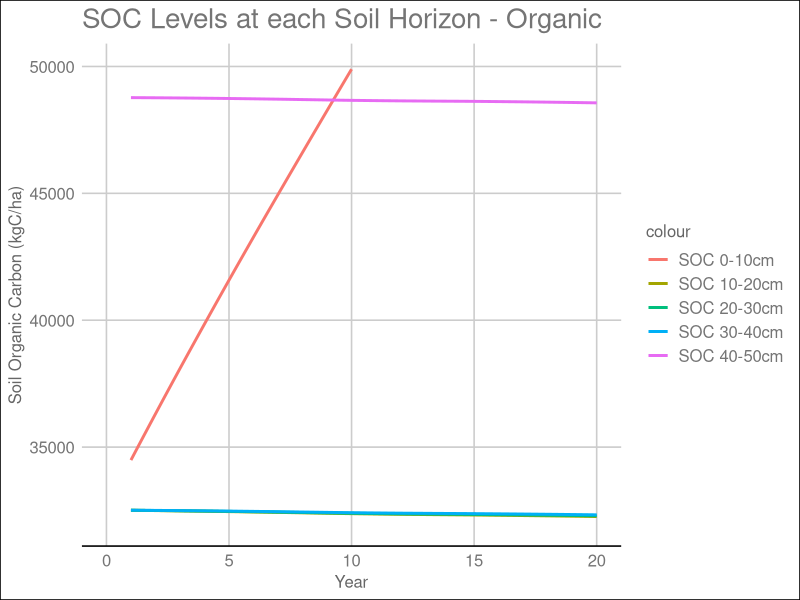
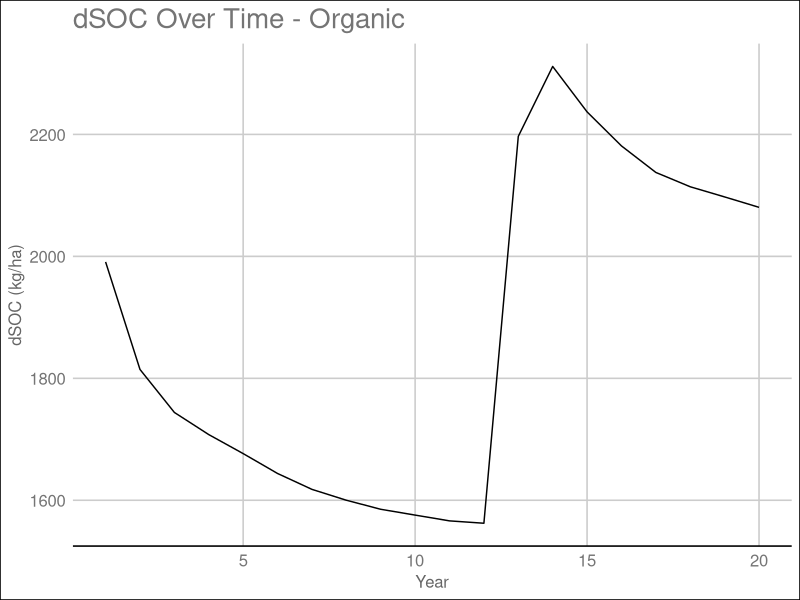
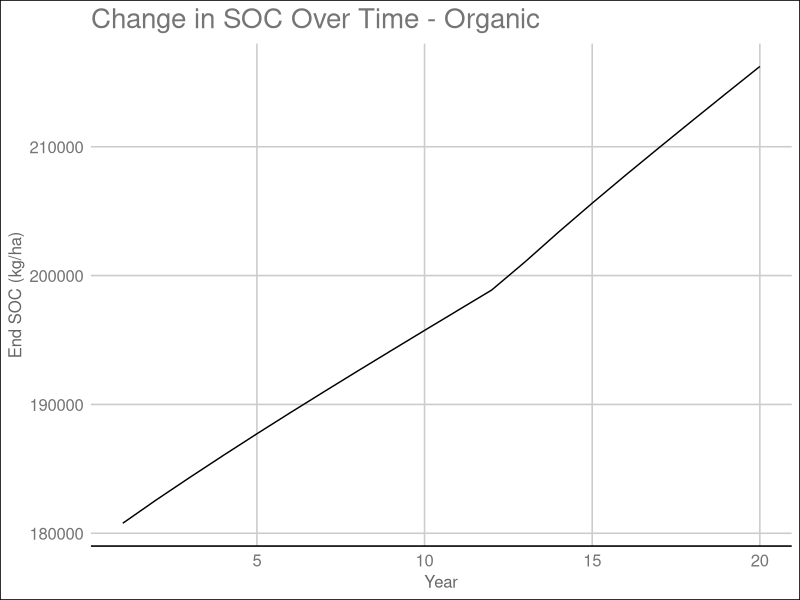
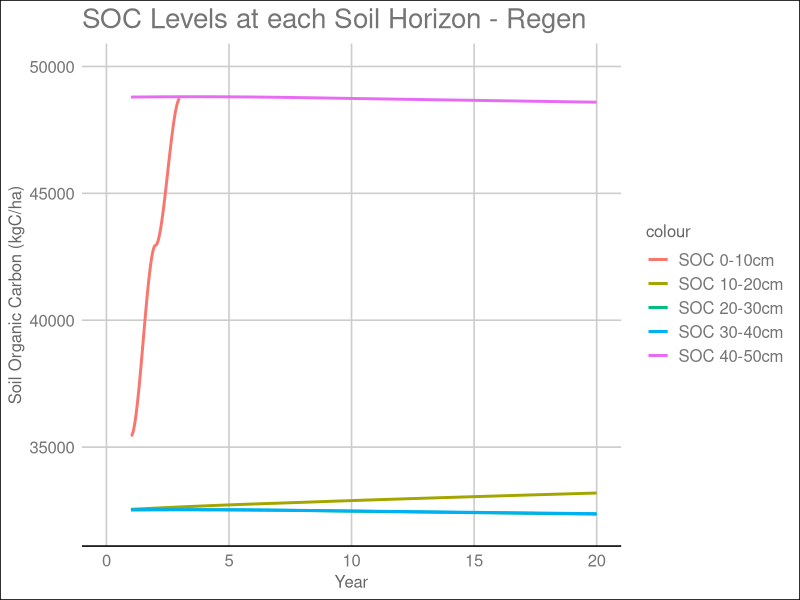
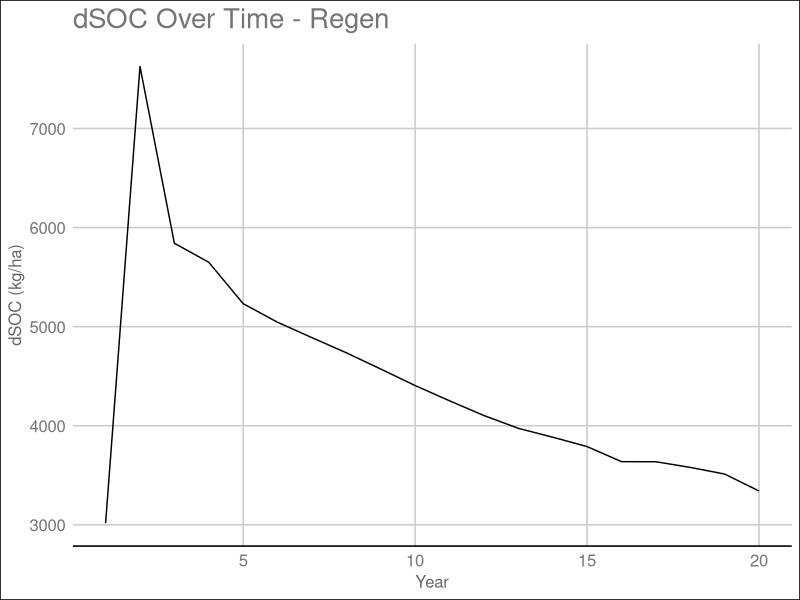
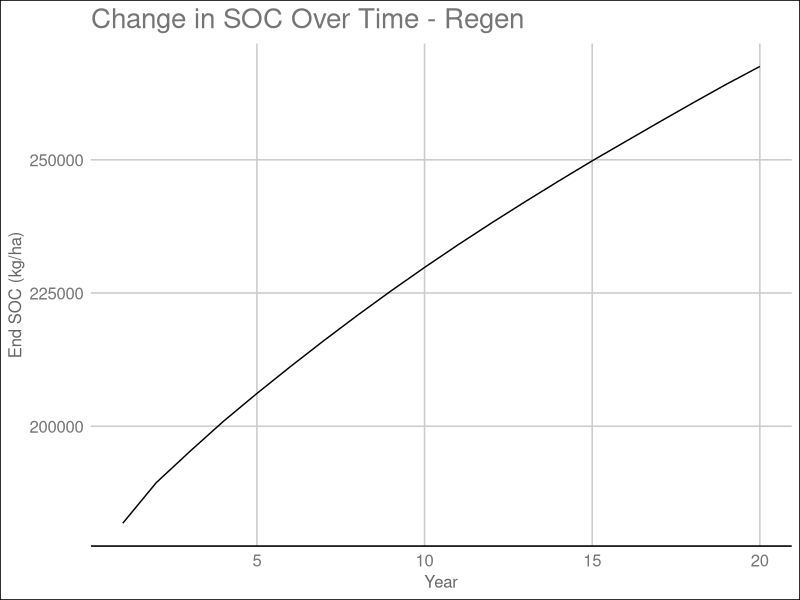
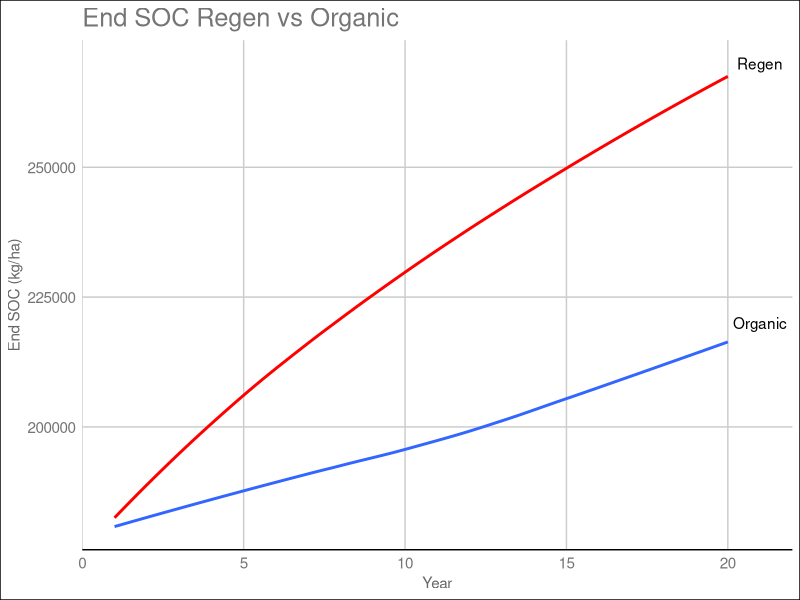
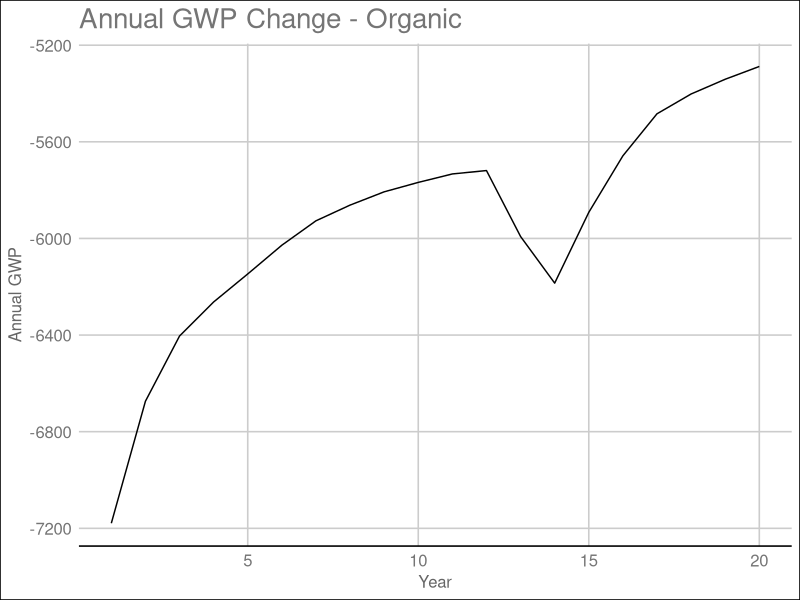

R code for these plots, in order:
## ---- chunk 1
knitr::opts_chunk$set(echo = TRUE)
## ---- chunk 2
library(tidyverse)
library(ggthemes)

organic = read_csv("mango_organic_india.csv")


org_simple = organic %>% 
  select(Year, `SOC_0-10cm`, `SOC_10-20cm`, `SOC_20-30cm`, `SOC_30-40cm`, `SOC_40-50cm`, End_SOC, dSOC, GWP_annual, GWP_total)


## ---- chunk 3
# Plotting SOC at each soil horizon
organic_horizon = ggplot()+
  geom_smooth(data = org_simple, aes(x = Year, y = `SOC_0-10cm`, color = "SOC 0-10cm"), size = 1, span = 0.7, se = FALSE)+
  geom_smooth(data = org_simple, aes(x = Year, y = `SOC_10-20cm`, color = "SOC 10-20cm"), size = 1, span = 0.7, se=FALSE)+
  geom_smooth(data = org_simple, aes(x = Year, y = `SOC_20-30cm`, color = "SOC 20-30cm"), size = 1, span = 0.7, se=FALSE)+
  geom_smooth(data = org_simple, aes(x = Year, y = `SOC_30-40cm`, color = "SOC 30-40cm"), size = 1, span = 0.7, se=FALSE)+
  geom_smooth(data = org_simple, aes(x = Year, y = `SOC_40-50cm`, color = "SOC 40-50cm"), size = 1, span = 0.7, se=FALSE)+
  xlim(0,20)+
  ylim(32000, 50000)+
  labs(x = "Year", y = "Soil Organic Carbon (kgC/ha)", title = "SOC Levels at each Soil Horizon - Organic")+
  theme_gdocs()
  
organic_horizon

# Plotting dSOC over 20 years

organic_dsoc = ggplot(org_simple, aes(x = Year, y = dSOC))+
  geom_line()+
  labs(x = "Year", y = "dSOC (kg/ha)", title = "dSOC Over Time - Organic")+
  theme_gdocs()

organic_dsoc

organic_endsoc = ggplot(org_simple, aes(x = Year, y = End_SOC))+
  geom_line()+
  labs(x = "Year", y = "End SOC (kg/ha)", title = "Change in SOC Over Time - Organic")+
  theme_gdocs()

organic_endsoc

## ---- chunk 4

regen = read_csv("mango_regen_india.csv")


regen_simple = regen %>% 
  select(Year, `SOC_0-10cm`, `SOC_10-20cm`, `SOC_20-30cm`, `SOC_30-40cm`, `SOC_40-50cm`, End_SOC, dSOC, GWP_annual, GWP_total)

## ---- chunk 5

regen_horizon = ggplot()+
  geom_smooth(data = regen_simple, aes(x = Year, y = `SOC_0-10cm`, color = "SOC 0-10cm"), size = 1, span = 0.7, se = FALSE)+
  geom_smooth(data = regen_simple, aes(x = Year, y = `SOC_10-20cm`, color = "SOC 10-20cm"), size = 1, span = 0.7, se=FALSE)+
  geom_smooth(data = regen_simple, aes(x = Year, y = `SOC_20-30cm`, color = "SOC 20-30cm"), size = 1, span = 0.7, se=FALSE)+
  geom_smooth(data = regen_simple, aes(x = Year, y = `SOC_30-40cm`, color = "SOC 30-40cm"), size = 1, span = 0.7, se=FALSE)+
  geom_smooth(data = regen_simple, aes(x = Year, y = `SOC_40-50cm`, color = "SOC 40-50cm"), size = 1, span = 0.7, se=FALSE)+
  xlim(0,20)+
  ylim(32000, 50000)+
  labs(x = "Year", y = "Soil Organic Carbon (kgC/ha)", title = "SOC Levels at each Soil Horizon - Regen")+
  theme_gdocs()

regen_horizon

regen_dsoc = ggplot(regen_simple, aes(x = Year, y = dSOC))+
  geom_line()+
  labs(x = "Year", y = "dSOC (kg/ha)", title = "dSOC Over Time - Regen")+
  theme_gdocs()
regen_dsoc


regen_endsoc = ggplot(regen_simple, aes(x = Year, y = End_SOC))+
  geom_line()+
  labs(x = "Year", y = "End SOC (kg/ha)", title = "Change in SOC Over Time - Regen")+
  theme_gdocs()

regen_endsoc

## ---- chunk 6
# regen v organic

#EndSOC


endsoc = ggplot()+
  geom_smooth(data = org_simple, aes(x = Year, y = End_SOC), size = 1, span=0.7, se=FALSE)+
  geom_text(aes(x=21, y=220000, label = "Organic"))+
  geom_smooth(data = regen_simple, aes(x = Year, y = End_SOC), color = "red", size = 1, span=0.7, se=FALSE)+
  geom_text(aes(x=21, y=270000, label = "Regen"))+
  labs(x = "Year", y = "End SOC (kg/ha)", title = "End SOC Regen vs Organic")+
  scale_color_discrete(name = "Legend", labels = c("Organic", "Regen"))+
  theme_gdocs(base_size=11)

endsoc

## ---- chunk 7

## GWP Comparison


# Organic
gwp_organic = ggplot(org_simple, aes(x = Year, y = GWP_annual))+
  geom_line()+
  labs(x = "Year", y = "Annual GWP", title = "Annual GWP Change - Organic")+
  theme_gdocs()
gwp_organic

gwp_organic_total = ggplot(org_simple, aes(x = Year, y = GWP_total))+
  geom_line()+
  labs(x = "Year", y = "Cumulative GWP (kg CO2e)", title = "Cumulative GWP - Organic")+
  theme_gdocs()
gwp_organic_total


# Regen
gwp_regen = ggplot(regen_simple, aes(x = Year, y = GWP_annual))+
  geom_line()+
  labs(x = "Year", y = "Annual GWP", title = "Annual GWP Change - Regen")+
  theme_gdocs()
gwp_regen

gwp_regen_total = ggplot(org_simple, aes(x = Year, y = GWP_total))+
  geom_line()+
  labs(x = "Year", y = "Cumulative GWP (kg CO2e)", title = "Cumulative GWP - Regen")+
  theme_gdocs()
gwp_regen_total


# Comparing GWP and carbon sequestered between organic and regen mangoes

c_sequester_org = org_simple %>% 
  mutate(abs(GWP_total)) %>% 
  rename("Carbon Sequestered" = `abs(GWP_total)`)

c_sequester_regen = regen_simple %>% 
  mutate(abs(GWP_total)) %>% 
  rename("Carbon Sequestered" = `abs(GWP_total)`)


carbon_sqstr = ggplot()+
  geom_smooth(data = c_sequester_org, aes(x = Year, y = `Carbon Sequestered`), size = 1, span=0.7, se=FALSE)+
  geom_text(aes(x=21, y=120000, label = "Organic"))+
  geom_smooth(data = c_sequester_regen, aes(x = Year, y = `Carbon Sequestered`), color = "red", size = 1, span=0.7, se=FALSE)+
  geom_text(aes(x=21, y=210000, label = "Regen"))+
  labs(x = "Year", y = "Carbon Sequestered (kg/ha)", title = "Carbon Sequestration of Regen vs Organic")+
  scale_color_discrete(name = "Legend", labels = c("Organic", "Regen"))+
  theme_gdocs(base_size=11)

carbon_sqstr

